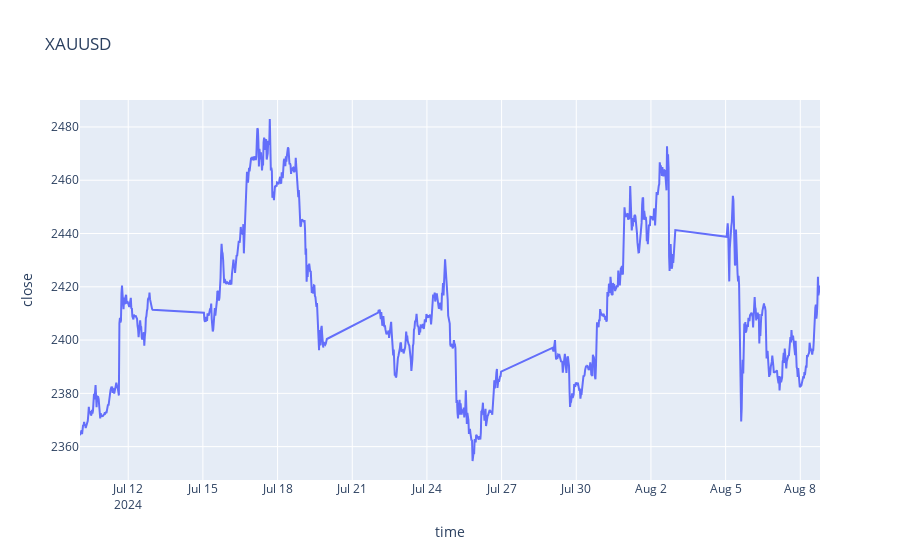

Here is the notebook cell this chart was saved with:
### Markdown cell above
## Introduction
In this notebook, we will calculate **10 Techincal Indicators in Python**. We will use the **MetaTrader5** Library to request historical data. Then we will use **Pandas** to process the data and calculate the Technical Indicators. Then, we will visualize the Technical Indicators using the **Plotly** Library.

## Following are the Technical Indicators that we will calculate
We will start with simple ones and gradually look at more complex


1. Simple Moving Average (SMA)
2. Exponential Moving Average (EMA)
3. Average True Range (ATR)
4. RSI (Relative Strength Index)
5. High/Low of previous Session 
6. Standard Deviation
7. Bollinger Bands
8. Moving Average Convergence/Divergence (MACD)
9. SMA Crossover
10. Stochastic Oscillator

---

### Code cell
fig = px.line(df, x='time', y='close', title='XAUUSD')  
display(fig)

### Figure 1 — Plotly figure (JSON) as saved in the notebook; plotly's stock layout.template omitted (floating-point values rounded to 4 significant figures; data arrays with more than 128 entries replaced by an {"elided": "..."} marker saying what was removed)
{"data": [{"hovertemplate": "time=%{x}<br>close=%{y}<extra></extra>", "legendgroup": "", "line": {"color": "#636efa", "dash": "solid"}, "marker": {"symbol": "circle"}, "mode": "lines", "name": "", "orientation": "v", "showlegend": false, "type": "scatter", "x": {"elided": "1000 str values"}, "xaxis": "x", "y": {"elided": "1000 float values"}, "yaxis": "y"}], "layout": {"legend": {"tracegroupgap": 0}, "title": {"text": "XAUUSD"}, "xaxis": {"anchor": "y", "domain": [0, 1], "title": {"text": "time"}}, "yaxis": {"anchor": "x", "domain": [0, 1], "title": {"text": "close"}}}}
